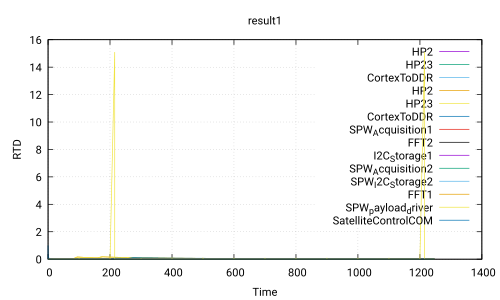

Source code (gnuplot):
 set title 'result1'
 set ylabel 'RTD'
 set xlabel 'Time'
 set grid
 set term pdf
 set output 'Use_case_DoubleCamera_noSafety.ATIPPIC0.executable260.0_80.0.pdf'
 plot 'Use_case_DoubleCamera_noSafety.ATIPPIC0.executable260.0_80.0.csv' using 1:2 with lines title 'HP2','Use_case_DoubleCamera_noSafety.ATIPPIC0.executable260.0_80.0.csv' using 1:3 with lines title 'HP23','Use_case_DoubleCamera_noSafety.ATIPPIC0.executable260.0_80.0.csv' using 1:4 with lines title 'CortexToDDR','Use_case_DoubleCamera_noSafety.ATIPPIC0.executable260.0_80.0.csv' using 1:5 with lines title 'HP2','Use_case_DoubleCamera_noSafety.ATIPPIC0.executable260.0_80.0.csv' using 1:6 with lines title 'HP23','Use_case_DoubleCamera_noSafety.ATIPPIC0.executable260.0_80.0.csv' using 1:7 with lines title 'CortexToDDR','Use_case_DoubleCamera_noSafety.ATIPPIC0.executable260.0_80.0.csv' using 1:8 with lines title 'SPW_Acquisition1','Use_case_DoubleCamera_noSafety.ATIPPIC0.executable260.0_80.0.csv' using 1:9 with lines title 'FFT2','Use_case_DoubleCamera_noSafety.ATIPPIC0.executable260.0_80.0.csv' using 1:10 with lines title 'I2C_Storage1','Use_case_DoubleCamera_noSafety.ATIPPIC0.executable260.0_80.0.csv' using 1:11 with lines title 'SPW_Acquisition2','Use_case_DoubleCamera_noSafety.ATIPPIC0.executable260.0_80.0.csv' using 1:12 with lines title 'SPW_I2C_Storage2','Use_case_DoubleCamera_noSafety.ATIPPIC0.executable260.0_80.0.csv' using 1:13 with lines title 'FFT1','Use_case_DoubleCamera_noSafety.ATIPPIC0.executable260.0_80.0.csv' using 1:14 with lines title 'SPW_payload_driver','Use_case_DoubleCamera_noSafety.ATIPPIC0.executable260.0_80.0.csv' using 1:15 with lines title 'SatelliteControlCOM'
